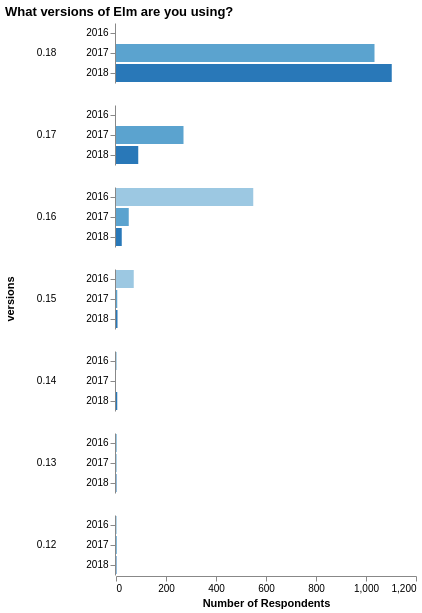

Here is the Vega-Lite specification saved for this chart:
### Vega-Lite specification from a JSON file in a GitHub repository (floating-point values rounded to 4 significant figures)
{"$schema": "https://vega.github.io/schema/vega-lite/v3.json", "title": "What versions of Elm are you using?", "data": {"values": "versions,count,year,sort\n0.18,1103,2018,\n0.17,89,2018,\n0.16,23,2018,\n0.15,6,2018,\n0.14,5,2018,\n0.12,2,2018,\n0.13,2,2018,\n0.18,1034,2017,\n0.18,0,2016,\n0.17,270,2017,\n0.17,0,2016,\n0.16,51,2017,\n0.16,549,2016,\n0.15,5,2017,\n0.15,71,2016,\n0.14,0,2017,\n0.14,3,2016,\n0.13,2,2017,\n0.13,4,2016,\n0.12,3,2017,\n0.12,3,2016,\n", "format": {"type": "csv"}}, "config": {"view": {"stroke": "transparent"}, "axis": {"domainWidth": 1}}, "mark": "bar", "encoding": {"row": {"field": "versions", "type": "nominal", "sort": {"field": "versions", "order": "descending", "op": "average"}, "header": {"labelAngle": 0}}, "x": {"aggregate": "sum", "field": "count", "type": "quantitative", "axis": {"title": "Number of Respondents", "grid": false}}, "y": {"field": "year", "type": "nominal", "axis": {"title": ""}}, "color": {"field": "year", "type": "ordinal", "legend": null}}}
